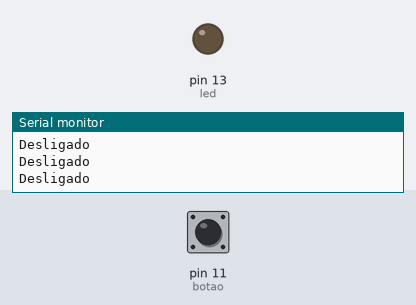
Bench run of a sketch on a simulated Arduino Uno, built with avr-gcc and run on an emulated ATmega328P. Parts: output pins drawn as LEDs (lit = HIGH), the last lines printed to the serial monitor. The test bench sets the inputs (shaded band); at power-on: pin 11 (botao) LOW.

Above: at 4.8 s.
4.9 s: pin 11 (botao) pulled HIGH for 2.35 s
At 6.7 s:
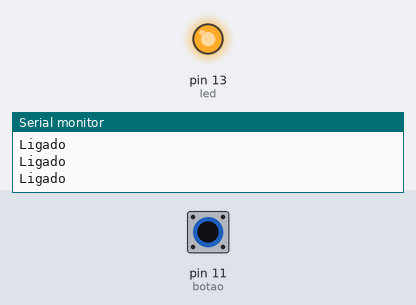
Timing chart, 0 to 8.8 s (numbered marks = the images above; inputs shaded):
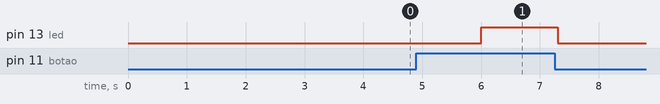

The sketch:

Aprendizado_IX_EDU_Ligar_LED_com_botao_Aparecer_Mensagem.INO
```cpp
// Entrada e saída de dados:

int botao = 11;
int led = 13;
int val = 0;


void setup() {

 Serial.begin(9600);

  pinMode (botao, INPUT);
  pinMode (led, OUTPUT);

}

 void loop () {


 val = digitalRead (botao);

   while (val == HIGH) {


  Serial.println ("Ligado");

  digitalWrite (led, HIGH);
//  delay (500);

  val = digitalRead (botao);

  delay (50);


   }

  Serial.println ("Desligado");
   digitalWrite (led, LOW);
   delay (2000);

}
```

Measured:
- after the input at 4.9 s, pin 13 (led): LOW → HIGH after 1.1 s, → LOW 1.3 s later
